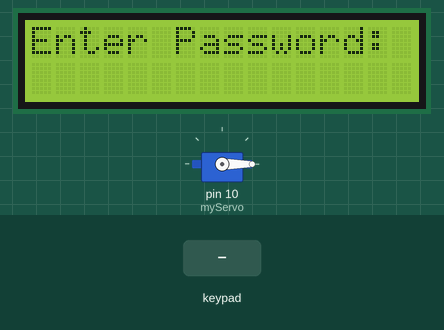
Simulated run of this sketch. Board: Arduino Uno, built with avr-gcc and run on an emulated ATmega328P. On the bench: servo, 16×2 character LCD. The test bench sets the inputs (shaded band).

Above: at 1.2 s.
1.3 s: keypad keys 1 1 2 2 pressed 0.4 s apart
At 2.8 s:
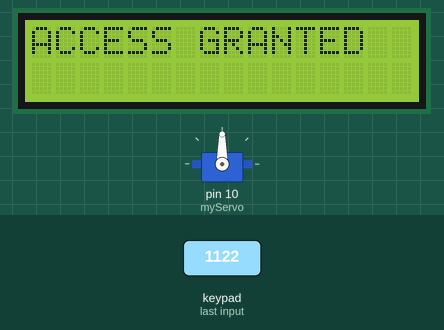
5.9 s: keypad keys 9 8 7 6 pressed 0.4 s apart
At 7.5 s:
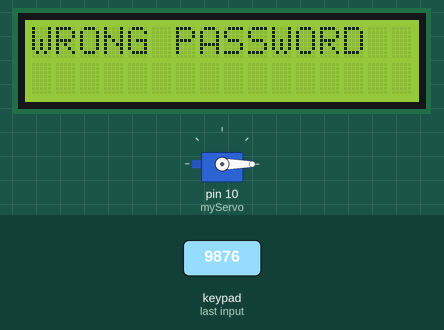
10.5 s: key '1' pressed
At 11.7 s:
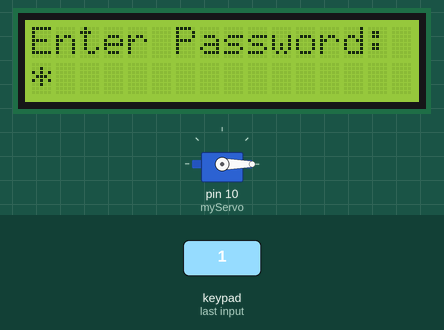
12.0 s: key '2' pressed
At 12.9 s:
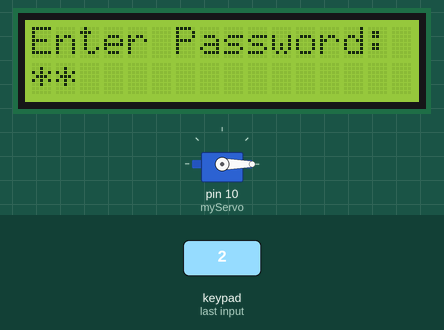
Timing chart, 0 to 14.5 s (numbered marks = the images above; inputs shaded):
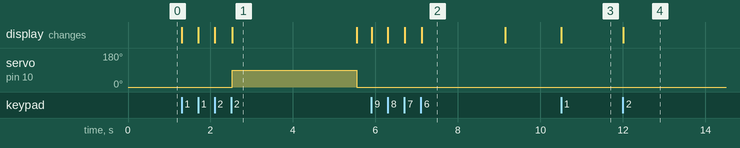

The sketch:

code.ino
```cpp
#include <Keypad.h>
#include <Servo.h>
#include <Wire.h>
#include <LiquidCrystal_I2C.h>

// --- Configuration ---
const String password = "1122";
String input_password = "";

// --- Servo and LCD Setup ---
Servo myServo;
// 0x27 is the standard address for most I2C LCD modules
LiquidCrystal_I2C lcd(0x27, 16, 2);

// --- Keypad Mapping ---
const byte ROWS = 4;
const byte COLS = 4;
char keys[ROWS][COLS] = {
  {'1','2','3','A'},
  {'4','5','6','B'},
  {'7','8','9','C'},
  {'*','0','#','D'}
};

// These pins match your green wires in the diagram
byte rowPins[ROWS] = {9, 8, 7, 6};
byte colPins[COLS] = {5, 4, 3, 2};

Keypad keypad = Keypad(makeKeymap(keys), rowPins, colPins, ROWS, COLS);

void setup() {
  myServo.attach(10);        // Servo connected to Pin 10
  myServo.write(0);          // Start in locked position (0 degrees)

  lcd.init();
  lcd.backlight();
  lcd.print("Enter Password:");
}

void loop() {
  char key = keypad.getKey();

  if (key) {
    if (key == '#') {        // Use '#' to clear or reset if you make a mistake
      input_password = "";
      lcd.clear();
      lcd.print("Enter Password:");
    }
    else {
      input_password += key;
      lcd.setCursor(input_password.length() - 1, 1);
      lcd.print('*');        // Print stars for privacy
    }

    // Check if password length matches the requirement
    if (input_password.length() == password.length()) {
      lcd.clear();

      if (input_password == password) {
        lcd.print("ACCESS GRANTED");
        myServo.write(90);   // Rotate servo to unlock (90 degrees)
        delay(3000);         // Wait 3 seconds
        myServo.write(0);    // Rotate back to lock
      } else {
        lcd.print("WRONG PASSWORD");
        delay(2000);
      }

      // Reset for next attempt
      input_password = "";
      lcd.clear();
      lcd.print("Enter Password:");
    }
  }
}
```

Measured:
- after the input at 1.3 s, servo on pin 10 (myServo): 0° → 90° after 1.2 s, → 0° 3.0 s later; the display: first changes at once (image 1 shows a later state)
- after the input at 5.9 s, the display: first changes at once (image 2 shows a later state)
- after the input at 10.5 s, the display: changes at once (image 3)
- after the input at 12.0 s, the display: changes at once (image 4)
- what the display in image 1 shows lasts 3.0 s, from 2.5 s to 5.5 s
- what the display in image 2 shows lasts 2.0 s, from 7.1 s to 9.1 s
